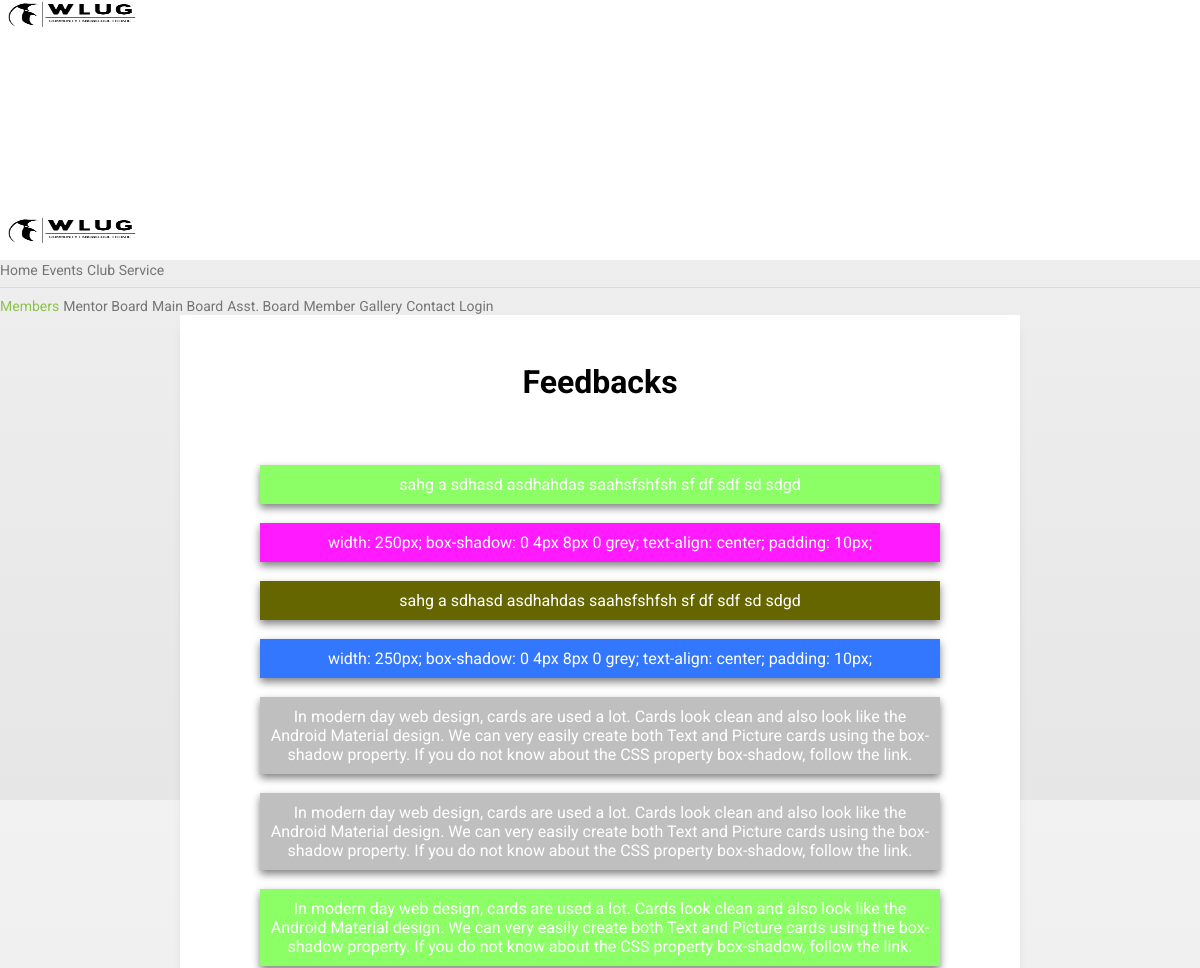
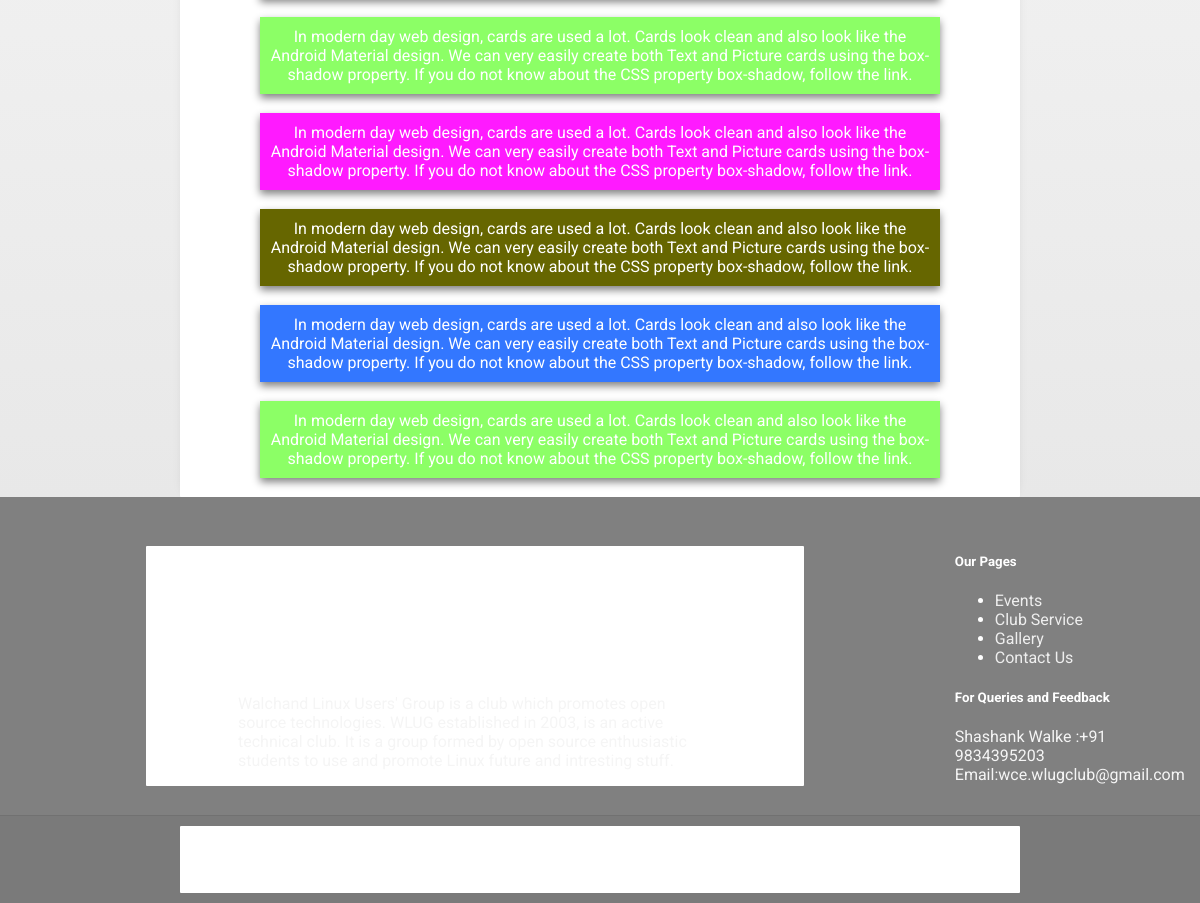
The app's page /feedback_res.php, older data (2 pictures, top to bottom).
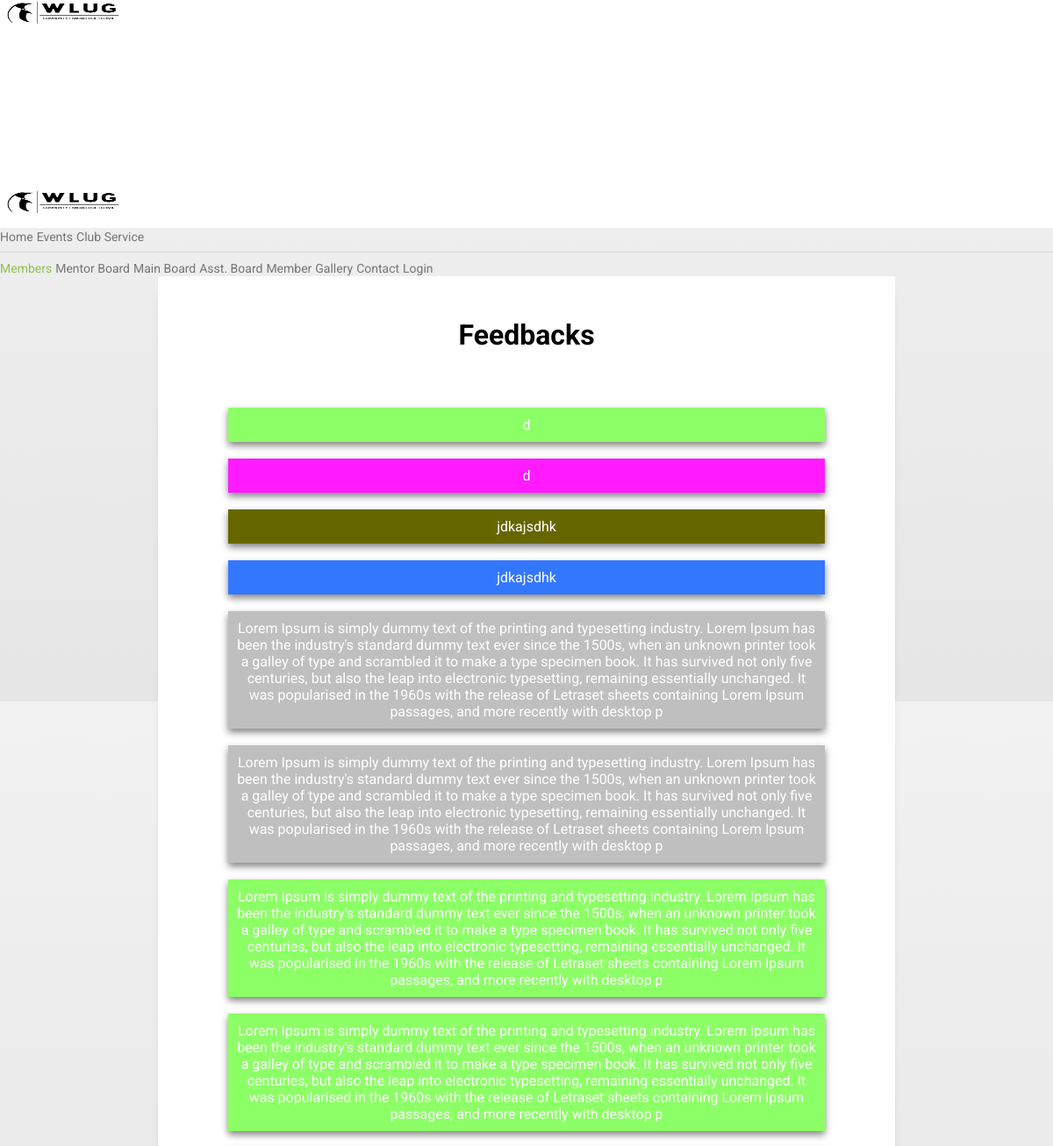
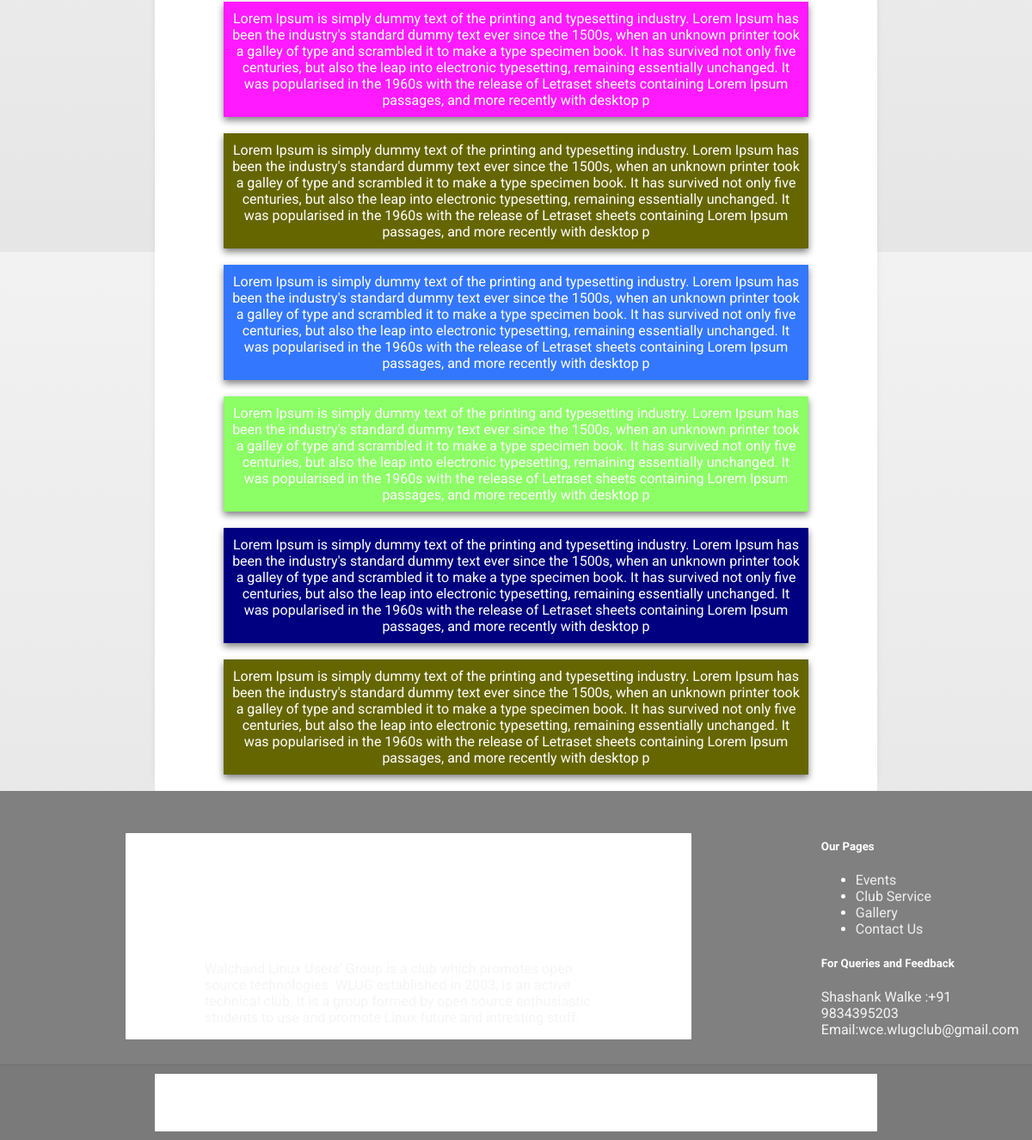
The same page, newer data (2 pictures, top to bottom).
### tables this page shows
CREATE TABLE `feedback` (
  `feedback` varchar(500) NOT NULL,
  `date` datetime NOT NULL,
  `id` int(4) NOT NULL
);

### feedback_res.php (the view, shortened to what this page needs)
<!doctype html>
<html lang="en">
  <head>
    <link rel="stylesheet" href="https://code.getmdl.io/1.3.0/material.min.css">
    <link rel="stylesheet" href="./css/styles.css">
  </head>
  <body>
    <div class="mdl-layout mdl-js-layout mdl-layout--fixed-header" id = "back">
      <div class="android-header mdl-layout__header mdl-layout__header--waterfall">
        <div class="mdl-layout__header-row">
          <span class="android-title mdl-layout-title">
            <img class="android-logo-image" src="./images/wluglogo.png">
          </span>
          <div class="android-navigation-container">
          </div>
        </div>
      </div>
      <div class="android-drawer mdl-layout__drawer">
        <span class="mdl-layout-title">
          <img class="android-logo-image" src="./images/wluglogo.png">
        </span>
      </div>
      <div class="android-content mdl-layout__content">
<div class="container">
    <h1 style="color: #000">Feedbacks</h1>
    <?php
   include 'databaseconnect.php';
    $query = "select * from feedback";
    $result = mysqli_query($db,$query);
    $color = array('#000080','#666600','#4dc3ff','#bfbfbf','#ff1aff','#ffaa00','#3377ff','#8cff66') ;
    while($row = mysqli_fetch_array($result)){
           echo "<div class = 'text' style = 'background : ".$color[rand(0,7)]."'><div>".$row['feedback']."</div></div><br>";
    }
 ?>
</div>
       <?php
       include 'footer.php';
       ?>
  </body>
</html>

### footer.php (shortened to what this page needs)
<!DOCTYPE html>
<html>
<head>
</head>
<body>
		  <footer class="page-footer">
		  <table>
		  <td>
          <div class="container">
            <div class="row">
              <div class="col l6 s12">
                <h4 class="white-text">WLUG</h4>
                  <h5 class="white-text">COMMUNITY | KNOWLEDGE | SHARE</h5>
                <p class="grey-text text-lighten-4"></p>
              </div>
			  </td>
			  <td>
		   <div class="col l4 offset-l2 s12">
                <h5 class="white-text">Our Pages</h5>
                <ul>
                  <li><a class="grey-text text-lighten-3" href="events.php">Events</a></li>
                  <li><a class="grey-text text-lighten-3" href="clubservice.php">Club Service</a></li>
                  <li><a class="grey-text text-lighten-3" href="gallery.php">Gallery</a></li>
                  <li><a class="grey-text text-lighten-3" href="#!">Contact Us</a></li>
                </ul>
                <h5 class="white-text">For Queries and Feedback</h5>
                <p class="grey-text text-lighten-4">
                Shashank Walke :+91 9834395203<br>
                Email:wce.wlugclub@gmail.com</p>
              </div>
		  </div>
		  </div>
		   <div class="footer-copyright">
            <div class="container">
            </div>
          </div>
</body>
</html>

### css/styles.css (style rules this page uses)
body { margin: 0; }
.android-logo-image { height: 28px; width: 140px; }
.android-header { overflow: visible; background-color: white; }
.android-navigation-container { direction: rtl; -webkit-order: 1; -ms-flex-order: 1; order: 1; width: 500px; transition: opacity 0.2s cubic-bezier(0.4, 0, 0.2, 1), width 0.2s cubic-bezier(0.4, 0, 0.2, 1); }
.android-navigation { direction: ltr; -webkit-justify-content: flex-end; -ms-flex-pack: end; justify-content: flex-end; width: 800px; }
.android-drawer { border-right: none; }
.android-drawer-separator { height: 1px; background-color: #dcdcdc; margin: 8px 0; }
.android-drawer .mdl-navigation__link.mdl-navigation__link { font-size: 14px; color: #757575; }
.android-drawer span.mdl-navigation__link.mdl-navigation__link { color: #8bc34a; }
.android-drawer .mdl-layout-title { position: relative; background: #6ab344; height: 160px; }
.android-drawer .android-logo-image { position: absolute; bottom: 16px; }

### feedback_res.php (style rules this page uses)
#back { margin: 0; width: 100%; height: 100vh; font-family: "Exo", sans-serif; color: #fff; // background: linear-gradient(-45deg, #ee7752, #e73c7e, #23a6d5, #23d5ab); //background-size: 400% 400%; //animation: gradientBG 15s ease infinite; }
body, input, select, textarea, body * { font-family: 'Roboto', sans-serif; box-sizing: border-box; }
body::after, body::before, input::after, input::before, select::after, select::before, textarea::after, textarea::before, body *::after, body *::before { box-sizing: border-box; }
body { background-image: -webkit-linear-gradient(top, #f2f2f2, #e6e6e6); background-image: linear-gradient(top, #f2f2f2, #e6e6e6); }
h1 { font-size: 2rem; text-align: center; margin: 0 0 2em; }
.container { position: relative; max-width: 40rem; margin: 5rem auto; background: #fff; width: 100%; padding: 3rem 5rem 0; border-radius: 1px; }
.container::before { content: ''; position: absolute; top: 0; left: 0; right: 0; bottom: 0; box-shadow: 0 8px 10px 1px rgba(0, 0, 0, 0.14), 0 3px 14px 2px rgba(0, 0, 0, 0.12), 0 5px 5px -3px rgba(0, 0, 0, 0.2); -webkit-transform: scale(0.98); transform: scale(0.98); -webkit-transition: -webkit-transform 0.28s ease-in-out; transition: -webkit-transform 0.28s ease-in-out; transition: transform 0.28s ease-in-out; transition: transform 0.28s ease-in-out, -webkit-transform 0.28s ease-in-out; z-index: -1; }
.text { width: auto; color: #fff; box-shadow: 0 4px 8px 0 grey; text-align: center; padding: 10px; }

### footer.php (style rules this page uses)
body { display: flex; min-height: 100vh; flex-direction: column; }
.page-footer { background-color: grey; }
.page-footer { padding-top:20px;color:#fff;background-color:grey }
.page-footer .footer-copyright { overflow:hidden;min-height:50px;display:-webkit-box;display:-webkit-flex;display:-ms-flexbox;display:flex;-webkit-box-align:center;-webkit-align-items:center;-ms-flex-align:center;align-items:center;-webkit-box-pack:justify;-webkit-justify-content:space-between;-ms-flex-pack:justify;justify-content:space-between;padding:10px 0px;color:rgba(255,255,255,0.8);background-color:rgba(51,51,51,0.08) }
.container { margin:0 auto;max-width:1280px;width:90% }
@media only screen and (min-width: 601px) { .container { width:85% } }
@media only screen and (min-width: 993px) { .container { width:70% } }
.row:after { content:"";display:table;clear:both }
.row .col { float:left;-webkit-box-sizing:border-box;box-sizing:border-box;padding:0 .75rem;min-height:1px }
.row .col.s12 { width:100%;margin-left:auto;left:auto;right:auto }
.white-text { color:#fff !important }
.grey-text { color:#9e9e9e !important }
.grey-text.text-lighten-4 { color:#f5f5f5 !important }
.grey-text.text-lighten-3 { color:#eee !important }
.footer-copyright { overflow:hidden;min-height:50px;display:-webkit-box;display:-webkit-flex;display:-ms-flexbox;display:flex;-webkit-box-align:center;-webkit-align-items:center;-ms-flex-align:center;align-items:center;-webkit-box-pack:justify;-webkit-justify-content:space-between;-ms-flex-pack:justify;justify-content:space-between;padding:10px 0px;color:rgba(255,255,255,0.8);background-color:rgba(51,51,51,0.08) }
table,th,td { border:none }
table { width:100%;display:table;border-collapse:collapse;border-spacing:0 }
td,th { padding:15px 5px;display:table-cell;text-align:left;vertical-align:middle;border-radius:2px }
a { text-decoration: none; }

Row changes from the older to the newer data that the page shows:
removed feedback: feedback "sahg a sdhasd asdhahdas saahsfshfsh sf df sdf sd sdgd"
removed feedback: feedback "width: 250px; box-shadow: 0 4px 8px 0 grey; text-align: center; padding: 10px;"
removed feedback: feedback "In modern day web design, cards are used a lot. Cards look clean and also look like the Android Material design. We can very easily create both Text and Picture cards using the box-shadow property. If you do not know about the CSS property box-shadow, follow the link."
removed feedback: feedback "In modern day web design, cards are used a lot. Cards look clean and also look like the Android Material design. We can very easily create both Text and Picture cards using the box-shadow property. If you do not know about the CSS property box-shadow, follow the link."
removed feedback: feedback "In modern day web design, cards are used a lot. Cards look clean and also look like the Android Material design. We can very easily create both Text and Picture cards using the box-shadow property. If you do not know about the CSS property box-shadow, follow the link."
removed feedback: feedback "In modern day web design, cards are used a lot. Cards look clean and also look like the Android Material design. We can very easily create both Text and Picture cards using the box-shadow property. If you do not know about the CSS property box-shadow, follow the link."
removed feedback: feedback "In modern day web design, cards are used a lot. Cards look clean and also look like the Android Material design. We can very easily create both Text and Picture cards using the box-shadow property. If you do not know about the CSS property box-shadow, follow the link."
removed feedback: feedback "In modern day web design, cards are used a lot. Cards look clean and also look like the Android Material design. We can very easily create both Text and Picture cards using the box-shadow property. If you do not know about the CSS property box-shadow, follow the link."
removed feedback: feedback "In modern day web design, cards are used a lot. Cards look clean and also look like the Android Material design. We can very easily create both Text and Picture cards using the box-shadow property. If you do not know about the CSS property box-shadow, follow the link."
removed feedback: feedback "In modern day web design, cards are used a lot. Cards look clean and also look like the Android Material design. We can very easily create both Text and Picture cards using the box-shadow property. If you do not know about the CSS property box-shadow, follow the link."
changed feedback (number 1 of 14 on the later page): feedback "sahg a sdhasd asdhahdas saahsfshfsh sf df sdf sd sdgd" → "d"
changed feedback (number 2 of 14 on the later page): feedback "width: 250px; box-shadow: 0 4px 8px 0 grey; text-align: center; padding: 10px;" → "d"
added feedback: feedback "jdkajsdhk"
added feedback: feedback "jdkajsdhk"
added feedback: feedback "Lorem Ipsum is simply dummy text of the printing and typesetting industry. Lorem Ipsum has been the industry's standard dummy text ever since the 1500s, when an unknown printer took a galley of type and scrambled it to make a type specimen book. It has survived not only five centuries, but also the leap into electronic typesetting, remaining essentially unchanged. It was popularised in the 1960s with the release of Letraset sheets containing Lorem Ipsum passages, and more recently with desktop p"
added feedback: feedback "Lorem Ipsum is simply dummy text of the printing and typesetting industry. Lorem Ipsum has been the industry's standard dummy text ever since the 1500s, when an unknown printer took a galley of type and scrambled it to make a type specimen book. It has survived not only five centuries, but also the leap into electronic typesetting, remaining essentially unchanged. It was popularised in the 1960s with the release of Letraset sheets containing Lorem Ipsum passages, and more recently with desktop p"
added feedback: feedback "Lorem Ipsum is simply dummy text of the printing and typesetting industry. Lorem Ipsum has been the industry's standard dummy text ever since the 1500s, when an unknown printer took a galley of type and scrambled it to make a type specimen book. It has survived not only five centuries, but also the leap into electronic typesetting, remaining essentially unchanged. It was popularised in the 1960s with the release of Letraset sheets containing Lorem Ipsum passages, and more recently with desktop p"
added feedback: feedback "Lorem Ipsum is simply dummy text of the printing and typesetting industry. Lorem Ipsum has been the industry's standard dummy text ever since the 1500s, when an unknown printer took a galley of type and scrambled it to make a type specimen book. It has survived not only five centuries, but also the leap into electronic typesetting, remaining essentially unchanged. It was popularised in the 1960s with the release of Letraset sheets containing Lorem Ipsum passages, and more recently with desktop p"
added feedback: feedback "Lorem Ipsum is simply dummy text of the printing and typesetting industry. Lorem Ipsum has been the industry's standard dummy text ever since the 1500s, when an unknown printer took a galley of type and scrambled it to make a type specimen book. It has survived not only five centuries, but also the leap into electronic typesetting, remaining essentially unchanged. It was popularised in the 1960s with the release of Letraset sheets containing Lorem Ipsum passages, and more recently with desktop p"
added feedback: feedback "Lorem Ipsum is simply dummy text of the printing and typesetting industry. Lorem Ipsum has been the industry's standard dummy text ever since the 1500s, when an unknown printer took a galley of type and scrambled it to make a type specimen book. It has survived not only five centuries, but also the leap into electronic typesetting, remaining essentially unchanged. It was popularised in the 1960s with the release of Letraset sheets containing Lorem Ipsum passages, and more recently with desktop p"
added feedback: feedback "Lorem Ipsum is simply dummy text of the printing and typesetting industry. Lorem Ipsum has been the industry's standard dummy text ever since the 1500s, when an unknown printer took a galley of type and scrambled it to make a type specimen book. It has survived not only five centuries, but also the leap into electronic typesetting, remaining essentially unchanged. It was popularised in the 1960s with the release of Letraset sheets containing Lorem Ipsum passages, and more recently with desktop p"
added feedback: feedback "Lorem Ipsum is simply dummy text of the printing and typesetting industry. Lorem Ipsum has been the industry's standard dummy text ever since the 1500s, when an unknown printer took a galley of type and scrambled it to make a type specimen book. It has survived not only five centuries, but also the leap into electronic typesetting, remaining essentially unchanged. It was popularised in the 1960s with the release of Letraset sheets containing Lorem Ipsum passages, and more recently with desktop p"
added feedback: feedback "Lorem Ipsum is simply dummy text of the printing and typesetting industry. Lorem Ipsum has been the industry's standard dummy text ever since the 1500s, when an unknown printer took a galley of type and scrambled it to make a type specimen book. It has survived not only five centuries, but also the leap into electronic typesetting, remaining essentially unchanged. It was popularised in the 1960s with the release of Letraset sheets containing Lorem Ipsum passages, and more recently with desktop p"
added feedback: feedback "Lorem Ipsum is simply dummy text of the printing and typesetting industry. Lorem Ipsum has been the industry's standard dummy text ever since the 1500s, when an unknown printer took a galley of type and scrambled it to make a type specimen book. It has survived not only five centuries, but also the leap into electronic typesetting, remaining essentially unchanged. It was popularised in the 1960s with the release of Letraset sheets containing Lorem Ipsum passages, and more recently with desktop p"
